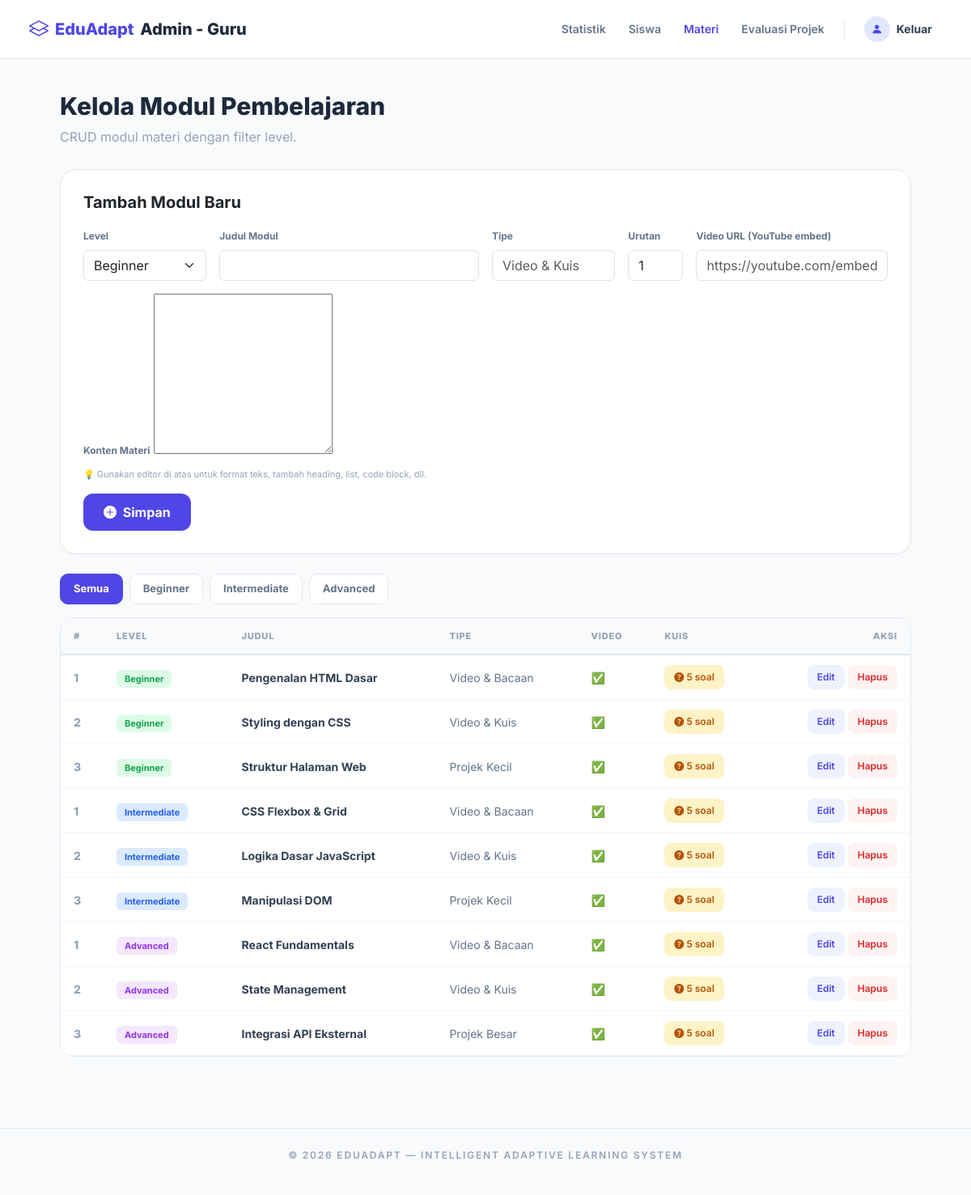
/guru/modules.php (signed in), run on the app's committed database.
### tables this page shows
CREATE TABLE `modules` (
  `id` int(11) NOT NULL,
  `level` enum('Beginner','Intermediate','Advanced') NOT NULL,
  `title` varchar(150) NOT NULL,
  `type` varchar(50) NOT NULL,
  `content_text` text DEFAULT NULL,
  `video_url` varchar(255) DEFAULT NULL,
  `sequence_order` int(11) NOT NULL,
  `created_at` timestamp NOT NULL DEFAULT current_timestamp()
);

### includes/auth.php (called while the page is built, shortened)
<?php
function isLoggedIn() {
    return isset($_SESSION['user_id']);
}
function getCurrentUser() {
    return [
        'id'    => $_SESSION['user_id'],
        'name'  => $_SESSION['user_name'],
        'email' => $_SESSION['user_email'],
        'role'  => $_SESSION['user_role'],
        'level' => $_SESSION['user_level'] ?? null,
    ];
}
?>

### guru/modules.php (the view, shortened to what this page needs)
<?php
require_once __DIR__ . '/../koneksi.php';
require_once __DIR__ . '/../includes/auth.php';
$active_page = 'modules';
$edit_data = null;
$filter_level = $_GET['filter'] ?? 'All';
$where = $filter_level !== 'All' ? "WHERE m.level = '" . $conn->real_escape_string($filter_level) . "'" : "";
$modules = $conn->query("SELECT m.*, (SELECT COUNT(*) FROM module_quizzes WHERE module_id = m.id) AS quiz_count FROM modules m $where ORDER BY m.level, m.sequence_order ASC");
?>
<!DOCTYPE html>
<html lang="id">
<head>
    <link rel="stylesheet" href="../node_modules/bootstrap/dist/css/bootstrap.min.css">
</head>
<body>
<?php include __DIR__ . '/../includes/header.php'; ?>
<main style="max-width: 1100px; margin: 0 auto; padding: 40px 24px;" class="animate-in">
    <h1 style="font-size: 1.875rem; font-weight: 800; color: #1e293b;">Kelola Modul Pembelajaran</h1>
    <p style="color: #94a3b8; margin-bottom: 28px;">CRUD modul materi dengan filter level.</p>
    <div class="card-custom mb-4">
        <h5 style="font-weight: 700; margin-bottom: 16px;"><?= $edit_data ? 'Edit Modul' : 'Tambah Modul Baru' ?></h5>
        <form method="POST">
            <div class="row g-3">
                <div class="col-md-2">
                    <label class="form-label" style="font-size:12px; font-weight:700; color:#64748b;">Level</label>
                    <select name="level" class="form-select" required>
                        <option value="Beginner" <?= ($edit_data['level'] ?? '') === 'Beginner' ? 'selected' : '' ?>>Beginner</option>
                    </select>
                </div>
                <div class="col-md-4">
                    <label class="form-label" style="font-size:12px; font-weight:700; color:#64748b;">Judul Modul</label>
                    <input type="text" name="title" class="form-control" required value="<?= htmlspecialchars($edit_data['title'] ?? '') ?>">
                </div>
                <div class="col-md-2">
                    <label class="form-label" style="font-size:12px; font-weight:700; color:#64748b;">Tipe</label>
                    <input type="text" name="type" class="form-control" placeholder="Video & Kuis" value="<?= htmlspecialchars($edit_data['type'] ?? '') ?>">
                </div>
                <div class="col-md-1">
                    <label class="form-label" style="font-size:12px; font-weight:700; color:#64748b;">Urutan</label>
                    <input type="number" name="sequence_order" class="form-control" value="<?= $edit_data['sequence_order'] ?? 1 ?>" min="1">
                </div>
                <div class="col-md-3">
                    <label class="form-label" style="font-size:12px; font-weight:700; color:#64748b;">Video URL (YouTube embed)</label>
                    <input type="text" name="video_url" class="form-control" placeholder="https://youtube.com/embed/..." value="<?= htmlspecialchars($edit_data['video_url'] ?? '') ?>">
                </div>
                <div class="col-12">
                    <label class="form-label" style="font-size:12px; font-weight:700; color:#64748b;">Konten Materi</label>
                    <textarea name="content_text" id="contentEditor" rows="8"><?= htmlspecialchars($edit_data['content_text'] ?? '') ?></textarea>
                    <div style="font-size: 11px; color: #94a3b8; margin-top: 4px;">💡 Gunakan editor di atas untuk format teks, tambah heading, list, code block, dll.</div>
                </div>
            </div>
            <div class="mt-3 d-flex gap-2">
                <button type="submit" class="btn" style="background:#4f46e5; color:#fff; font-weight:700; padding:10px 24px; border-radius:12px;">
                    <i class="bi bi-<?= $edit_data ? 'pencil-square' : 'plus-circle-fill' ?> me-1"></i> <?= $edit_data ? 'Update' : 'Simpan' ?>
                </button>
            </div>
        </form>
    </div>
    <div class="d-flex gap-2 mb-3">
        <a href="modules.php?filter=All" class="filter-btn <?= $filter_level === 'All' ? 'active' : '' ?>">Semua</a>
        <a href="modules.php?filter=Beginner" class="filter-btn <?= $filter_level === 'Beginner' ? 'active' : '' ?>">Beginner</a>
        <a href="modules.php?filter=Intermediate" class="filter-btn <?= $filter_level === 'Intermediate' ? 'active' : '' ?>">Intermediate</a>
        <a href="modules.php?filter=Advanced" class="filter-btn <?= $filter_level === 'Advanced' ? 'active' : '' ?>">Advanced</a>
    </div>
    <div class="table-custom bg-white">
        <table class="table mb-0">
            <thead><tr><th>#</th><th>Level</th><th>Judul</th><th>Tipe</th><th>Video</th><th>Kuis</th><th class="text-end">Aksi</th></tr></thead>
            <tbody>
                <?php if ($modules->num_rows > 0): ?>
                    <?php while ($m = $modules->fetch_assoc()):
                        $colors = ['Beginner' => ['#dcfce7','#16a34a'], 'Intermediate' => ['#dbeafe','#2563eb'], 'Advanced' => ['#f3e8ff','#9333ea']];
                        $c = $colors[$m['level']] ?? ['#f1f5f9','#64748b'];
                    ?>
                    <tr>
                        <td style="font-weight:800; color:#94a3b8;"><?= $m['sequence_order'] ?></td>
                        <td><span class="badge-level" style="background:<?= $c[0] ?>; color:<?= $c[1] ?>;"><?= $m['level'] ?></span></td>
                        <td style="font-weight:700;"><?= htmlspecialchars($m['title']) ?></td>
                        <td style="color:#64748b;"><?= htmlspecialchars($m['type']) ?></td>
                        <td><?= $m['video_url'] ? '✅' : '—' ?></td>
                        <td>
                            <a href="quizzes.php?module_id=<?= $m['id'] ?>" class="btn-action" style="background:#fef3c7; color:#b45309; white-space:nowrap;">
                                <i class="bi bi-question-circle-fill"></i> <?= $m['quiz_count'] ?> soal
                            </a>
                        </td>
                        <td class="text-end">
                            <a href="modules.php?edit=<?= $m['id'] ?>" class="btn-action" style="background:#eef2ff; color:#4f46e5;">Edit</a>
                            <a href="modules.php?hapus=<?= $m['id'] ?>&filter=<?= $filter_level ?>" class="btn-action" style="background:#fef2f2; color:#dc2626;" onclick="return confirm('Yakin hapus modul ini?')">Hapus</a>
                        </td>
                    </tr>
                    <?php endwhile; ?>
                <?php else: ?>
                    <tr><td colspan="7" class="text-center" style="padding:40px; color:#94a3b8;">Tidak ada modul untuk filter ini.</td></tr>
                <?php endif; ?>
            </tbody>
        </table>
    </div>
</main>
<?php include __DIR__ . '/../includes/footer.php'; ?>
</body>
</html>

### includes/header.php (shortened to what this page needs)
<?php
$user = getCurrentUser();
$is_guru = ($user['role'] ?? '') === 'admin';
?>
<link rel="stylesheet" href="https://cdn.jsdelivr.net/npm/bootstrap-icons@1.11.3/font/bootstrap-icons.min.css">
<nav class="edu-navbar">
    <div class="container-fluid d-flex justify-content-between align-items-center" style="max-width: 1200px; margin: 0 auto;">
        <?php if ($is_guru): ?>
            <a href="../guru/dashboard.php" class="edu-brand">
                <i class="bi bi-layers" style="font-size: 1.5rem;"></i>
                EduAdapt<span> Admin - Guru</span>
            </a>
        <?php else: ?>
            <a href="../siswa/dashboard.php" class="edu-brand">
                EduAdapt
            </a>
        <?php endif; ?>
        <div class="d-none d-md-flex align-items-center gap-1">
            <?php if ($is_guru): ?>
                <a href="../guru/dashboard.php" class="edu-nav-link <?= ($active_page ?? '') === 'dashboard' ? 'active' : '' ?>">Statistik</a>
                <a href="../guru/students.php" class="edu-nav-link <?= ($active_page ?? '') === 'students' ? 'active' : '' ?>">Siswa</a>
                <a href="../guru/modules.php" class="edu-nav-link <?= ($active_page ?? '') === 'modules' ? 'active' : '' ?>">Materi</a>
                <a href="../guru/grade_projects.php" class="edu-nav-link <?= ($active_page ?? '') === 'grade' ? 'active' : '' ?>">Evaluasi Projek</a>
            <?php endif; ?>
            <a href="../index.php?action=logout" class="edu-user-btn">
                <div class="edu-avatar">
                    <i class="bi bi-person-fill"></i>
                </div>
                <span class="edu-user-name">Keluar</span>
            </a>
        </div>
    </div>
</nav>

### includes/footer.php (shortened to what this page needs)
<footer class="mt-5 border-top py-4 text-center" style="border-color: #e2e8f0 !important;">
    <p style="color: #94a3b8; font-size: 12px; font-weight: 600; letter-spacing: 0.15em; text-transform: uppercase;">
        © <?= date('Y') ?> EduAdapt — Intelligent Adaptive Learning System
    </p>
</footer>

### guru/modules.php (style rules this page uses)
.card-custom { background: #fff; border-radius: 20px; border: 1px solid #e2e8f0; padding: 28px; box-shadow: 0 1px 3px rgba(0,0,0,0.04); }
.table-custom { border-radius: 16px; overflow: hidden; border: 1px solid #e2e8f0; }
.table-custom table { margin: 0; }
.table-custom th { background: #f8fafc; font-size: 11px; font-weight: 800; color: #94a3b8; text-transform: uppercase; letter-spacing: 0.8px; padding: 14px 16px; border-bottom: 2px solid #e2e8f0; }
.table-custom td { padding: 12px 16px; vertical-align: middle; color: #334155; border-bottom: 1px solid #f1f5f9; font-size: 14px; }
.badge-level { padding: 4px 10px; border-radius: 6px; font-size: 11px; font-weight: 700; }
.btn-action { padding: 6px 12px; border-radius: 8px; font-size: 12px; font-weight: 600; border: none; cursor: pointer; text-decoration: none; display: inline-block; }
.filter-btn { padding: 8px 16px; border-radius: 10px; font-size: 13px; font-weight: 700; border: 1px solid #e2e8f0; background: #fff; color: #64748b; text-decoration: none; transition: all 0.2s; }
.filter-btn:hover, .filter-btn.active { background: #4f46e5; color: #fff; border-color: #4f46e5; }
.animate-in { animation: fadeInUp 0.5s ease-out; }

### includes/header.php (style rules this page uses)
body { font-family: 'Inter', sans-serif !important; background-color: #f8fafc; }
.edu-navbar { background: #fff; border-bottom: 1px solid #e2e8f0; padding: 0.85rem 1.5rem; position: sticky; top: 0; z-index: 1050; }
.edu-brand { font-size: 1.25rem; font-weight: 800; color: #4f46e5; text-decoration: none; display: flex; align-items: center; gap: 8px; }
.edu-brand span { color: #1e293b; }
.edu-nav-link { font-size: 0.875rem; font-weight: 600; color: #64748b; text-decoration: none; padding: 0.5rem 0.75rem; border-radius: 0.5rem; transition: all 0.2s; }
.edu-nav-link.active { color: #4f46e5; }
.edu-user-btn { display: flex; align-items: center; gap: 8px; cursor: pointer; text-decoration: none; padding: 0.4rem 0.75rem; border-radius: 0.75rem; border: none; background: none; transition: all 0.2s; }
.edu-avatar { width: 32px; height: 32px; border-radius: 50%; background: #e0e7ff; color: #4f46e5; display: flex; align-items: center; justify-content: center; font-size: 14px; transition: all 0.2s; }
.edu-user-name { font-size: 0.875rem; font-weight: 700; color: #334155; transition: all 0.2s; }

### data on the page
modules: sequence_order "1", level "Beginner", title "Pengenalan HTML Dasar", type "Video & Bacaan", quiz_count "5"
modules: sequence_order "2", level "Beginner", title "Styling dengan CSS", type "Video & Kuis", quiz_count "5"
modules: sequence_order "3", level "Beginner", title "Struktur Halaman Web", type "Projek Kecil", quiz_count "5"
modules: sequence_order "1", level "Intermediate", title "CSS Flexbox & Grid", type "Video & Bacaan", quiz_count "5"
modules: sequence_order "2", level "Intermediate", title "Logika Dasar JavaScript", type "Video & Kuis", quiz_count "5"
modules: sequence_order "3", level "Intermediate", title "Manipulasi DOM", type "Projek Kecil", quiz_count "5"
modules: sequence_order "1", level "Advanced", title "React Fundamentals", type "Video & Bacaan", quiz_count "5"
modules: sequence_order "2", level "Advanced", title "State Management", type "Video & Kuis", quiz_count "5"
modules: sequence_order "3", level "Advanced", title "Integrasi API Eksternal", type "Projek Besar", quiz_count "5"
